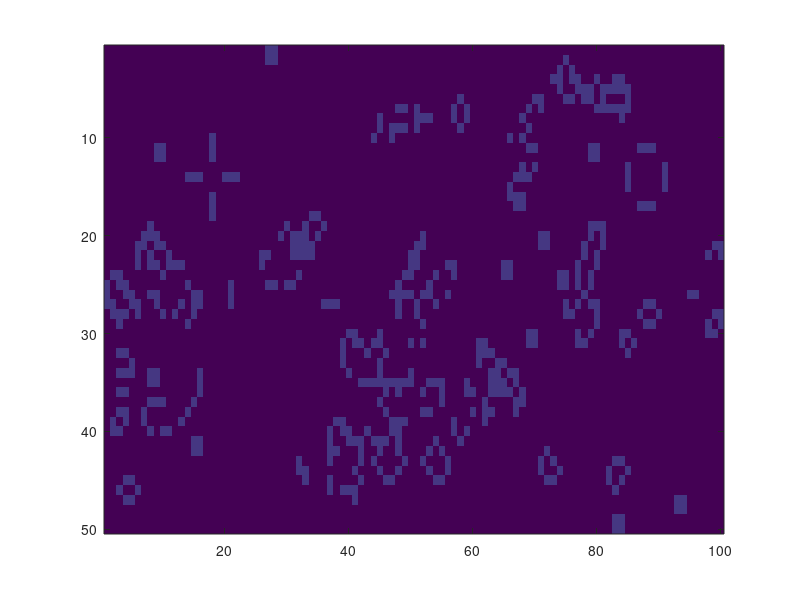

Here is the MATLAB script that generated this plot:
%defines the size of the neighbourhood
% len = 50; 
% nHood = int8(rand (len, len ));

width = 50;
length = 100;
nHood = int8(rand (width, length ));

for i = 1:100; %number of iteration of GoL
	neighbours = conv2( nHood, [1 1 1;1 0 1; 1 1 1], 'same' );
	nHood = nHood.*( neighbours == 2 | neighbours == 3 ) + ( 1 - nHood ).*( neighbours == 3 );
	image(nHood*10);
	pause(0.02);
end 

